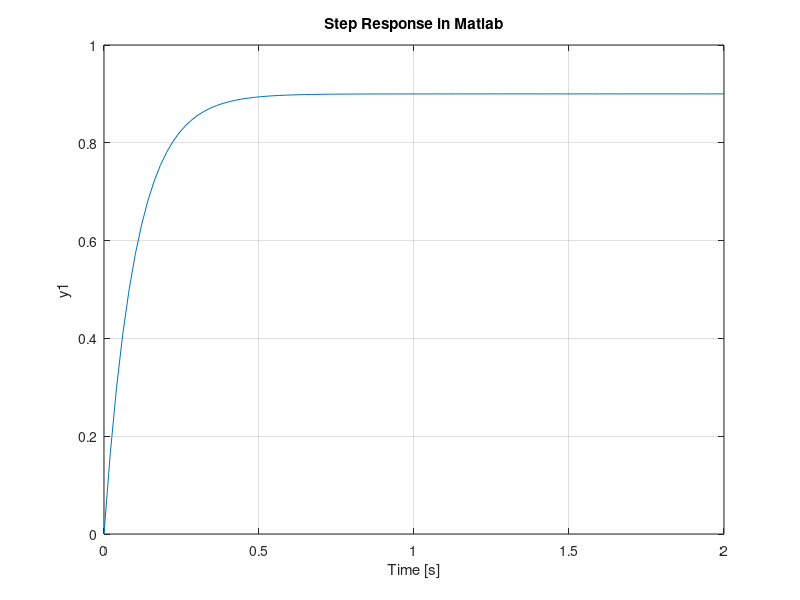

Source code (MATLAB):
C = tf([9], [1]) 
G = tf([1], [1, 1])
%FG = C * G
FG = series(C, G)
%print(FG)
T = feedback(FG, 1)
%T = FG / (1+FG)
%print(T)
t_eval = linspace(0, 2, 100);
[yout, t_eval2] = step(T, t_eval )

step(T, t_eval )
ylim([0, 1])
title('Step Response in Matlab')
